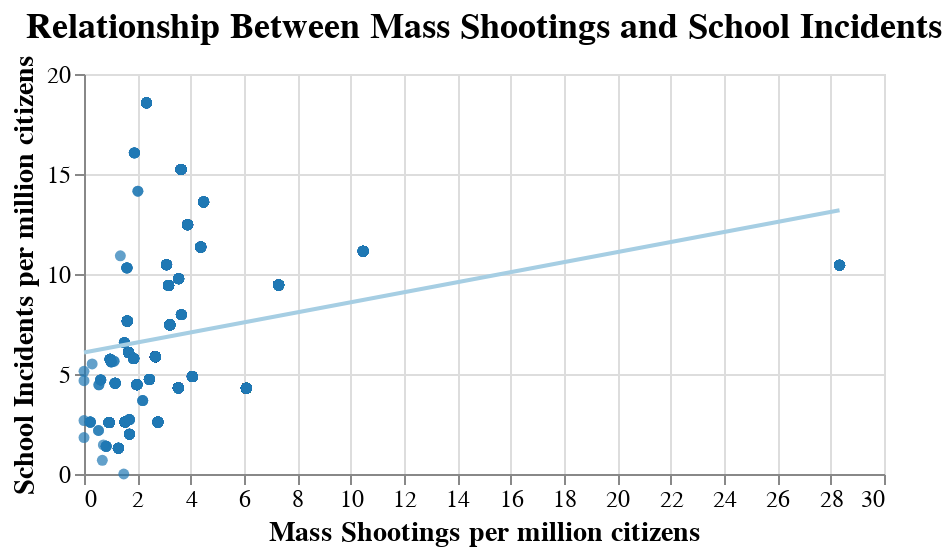

The code cell stored with this chart in its notebook:
### Markdown cell above
**Scatter plot plotting**

### Code cell
scatter_plot = alt.Chart(total_count).mark_circle(color='#1f78b4').encode(
        alt.X('Ratio Mass Shootings:Q', title = "Mass Shootings per million citizens", axis = alt.Axis(titleColor = 'black', labelColor = 'black', titleFontSize = 14, labelFontSize = 12)),
        alt.Y('Ratio School Incidents:Q', title = "School Incidents per million citizens", axis = alt.Axis(titleColor = 'black', labelColor = 'black', titleFontSize = 14, labelFontSize = 12)),
        tooltip=['State', 'Ratio Mass Shootings', 'Ratio School Incidents']
    ).properties(
        title = alt.TitleParams(
            text = 'Relationship Between Mass Shootings and School Incidents',
            fontSize = 18,
            color = 'black'),
        width = 400,
        height = 200
    )


linear_regression = scatter_plot.transform_regression(
      'Ratio Mass Shootings',
      'Ratio School Incidents'
).mark_line(color ='#a6cee3')

Q3_scatterplot = scatter_plot + linear_regression
Q3_scatterplot

### Figure 1 — Vega-Lite specification as saved in the notebook (floating-point values rounded to 4 significant figures; data arrays with more than 128 entries replaced by an {"elided": "..."} marker saying what was removed)
{"config": {"view": {"continuousWidth": 400, "continuousHeight": 300}}, "layer": [{"mark": {"type": "circle", "color": "#1f78b4"}, "encoding": {"tooltip": [{"field": "State", "type": "nominal"}, {"field": "Ratio Mass Shootings", "type": "quantitative"}, {"field": "Ratio School Incidents", "type": "quantitative"}], "x": {"axis": {"labelColor": "black", "labelFontSize": 12, "titleColor": "black", "titleFontSize": 14}, "field": "Ratio Mass Shootings", "title": "Mass Shootings per million citizens", "type": "quantitative"}, "y": {"axis": {"labelColor": "black", "labelFontSize": 12, "titleColor": "black", "titleFontSize": 14}, "field": "Ratio School Incidents", "title": "School Incidents per million citizens", "type": "quantitative"}}, "height": 200, "title": {"text": "Relationship Between Mass Shootings and School Incidents", "color": "black", "fontSize": 18}, "width": 400}, {"mark": {"type": "line", "color": "#a6cee3"}, "encoding": {"tooltip": [{"field": "State", "type": "nominal"}, {"field": "Ratio Mass Shootings", "type": "quantitative"}, {"field": "Ratio School Incidents", "type": "quantitative"}], "x": {"axis": {"labelColor": "black", "labelFontSize": 12, "titleColor": "black", "titleFontSize": 14}, "field": "Ratio Mass Shootings", "title": "Mass Shootings per million citizens", "type": "quantitative"}, "y": {"axis": {"labelColor": "black", "labelFontSize": 12, "titleColor": "black", "titleFontSize": 14}, "field": "Ratio School Incidents", "title": "School Incidents per million citizens", "type": "quantitative"}}, "height": 200, "title": {"text": "Relationship Between Mass Shootings and School Incidents", "color": "black", "fontSize": 18}, "transform": [{"on": "Ratio Mass Shootings", "regression": "Ratio School Incidents"}], "width": 400}], "data": {"name": "data-133bb8ec723c37d8790f89804b649acc"}, "$schema": "https://vega.github.io/schema/vega-lite/v4.17.0.json", "datasets": {"data-133bb8ec723c37d8790f89804b649acc": {"elided": "1457 records"}}}
